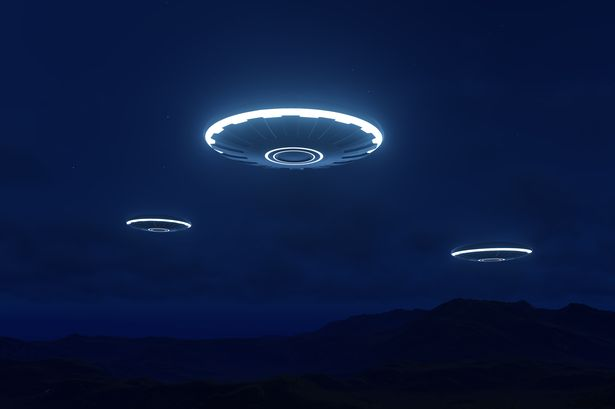
#> input picture ufo.jpg, 615 x 409 px
$ python ekualisasi_histogram.py
#> lines starting #> are read from the running program, lines starting #| are printed output that depends on the picture
import cv2
import numpy as np
import matplotlib.pyplot as plt

#gambar asli
gambar_asli = cv2.imread("ufo.jpg")
#> gambar_asli is the input picture: shape (409, 615, 3); mean B, G, R 63.9, 26.6, 11

#konversi ke format rgb
gambar_asli_rgb = cv2.cvtColor(gambar_asli, cv2.COLOR_BGR2RGB)

#memisahkan gambar ke saluran warna rgb
r, g, b = cv2.split(gambar_asli_rgb)
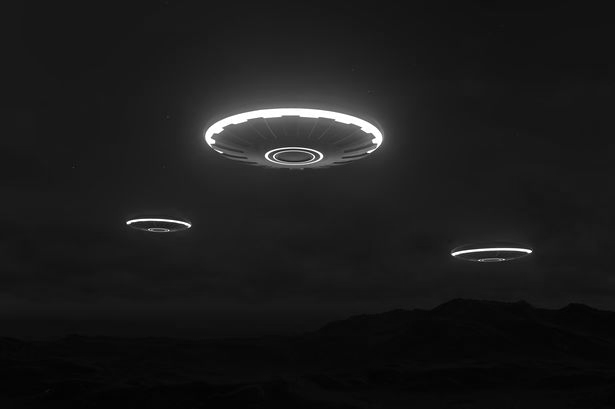
#> g: shape (409, 615); min 1, max 255, mean 26.6
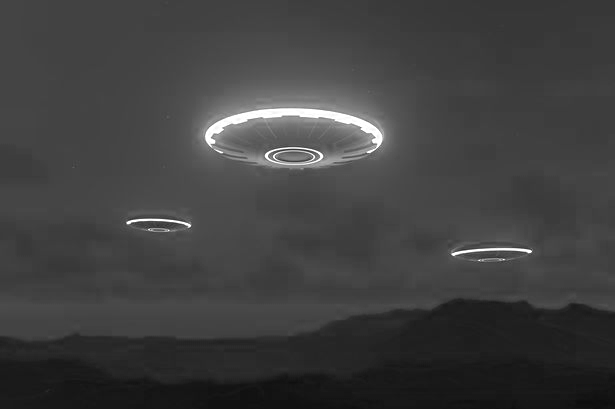
#> b: shape (409, 615); min 13, max 255, mean 63.9

#melakukan ekualisasi untuk setiap saluran
r_equalized = cv2.equalizeHist(r)
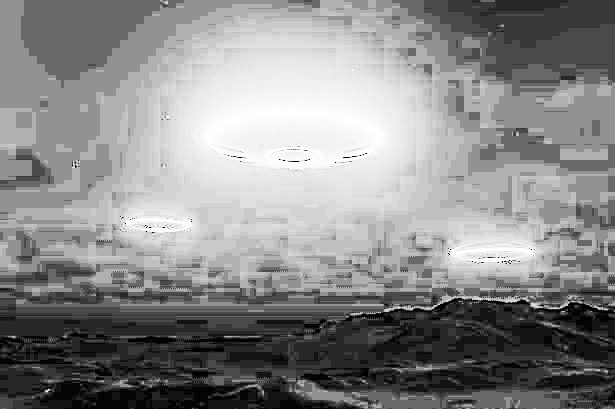
#> r_equalized: shape (409, 615); min 0, max 255, mean 137.2
g_equalized = cv2.equalizeHist(g)
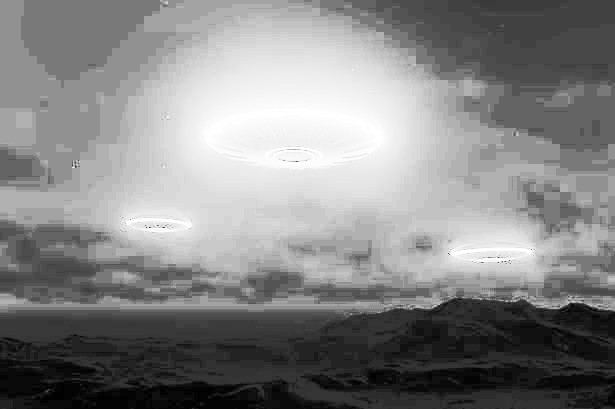
#> g_equalized: shape (409, 615); min 0, max 255, mean 132.8
b_equalized = cv2.equalizeHist(b)
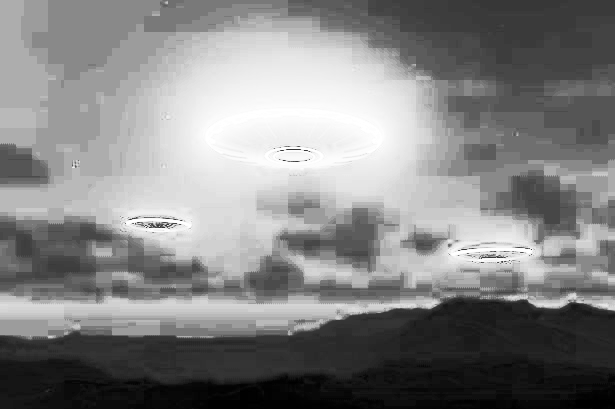
#> b_equalized: shape (409, 615); min 0, max 255, mean 131.4

#menggabungkan saluran yang sudah diekualisasi
gambar_equalized_rgb = cv2.merge((r_equalized, g_equalized, b_equalized))
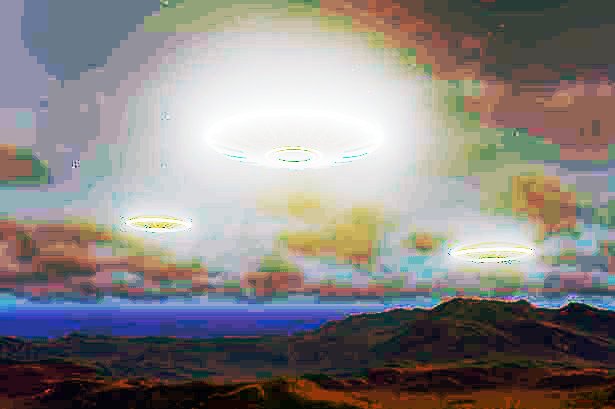
#> gambar_equalized_rgb: shape (409, 615, 3); mean R, G, B 137.2, 132.8, 131.4

#plotting
plt.figure(figsize=(12, 8))

#menampilkan gambar asli
plt.subplot(2, 3, 1)
plt.imshow(gambar_asli_rgb)
plt.title('Gambar Asli')
plt.axis('off')

#menampilkan histogram untuk seluruh saluran warna
plt.subplot(2, 3, 4)
plt.hist(r.ravel(), bins=256, color='r', alpha=0.5, label='Merah')
plt.hist(g.ravel(), bins=256, color='g', alpha=0.5, label='Hijau')
plt.hist(b.ravel(), bins=256, color='b', alpha=0.5, label='Biru')
plt.title('Histogram gambar asli')
plt.xlabel('Intensitas piksel')
plt.ylabel('Frekuensi')
plt.legend()

#menampilkan gambar sebelum ekualisasi histogram
plt.subplot(2, 3, 2)
plt.imshow(gambar_asli_rgb)
plt.title('Sebelum ekualisasi histogram')
plt.axis('off')

#menampilkan histogram setiap warna
plt.subplot(2, 3, 5)
plt.hist(r.ravel(), bins=256, color='r', alpha=0.5, label='Merah')
plt.hist(g.ravel(), bins=256, color='g', alpha=0.5, label='Hijau')
plt.hist(b.ravel(), bins=256, color='b', alpha=0.5, label='Biru')
plt.title('Histogram sebelum ekualisasi histogram')
plt.xlabel('Intensitas piksel')
plt.ylabel('Frekuensi')
plt.legend()

#menampilkan gambar setelah equalisasi
plt.subplot(2, 3, 3)
plt.imshow(gambar_equalized_rgb)
plt.title('Setelah equalisasi histogram')
plt.axis('off')

#menampilkan histogram untuk setiap warna setelah equalisasi
plt.subplot(2, 3, 6)
plt.hist(r_equalized.ravel(), bins=256, color='r', alpha=0.5, label='Merah')
plt.hist(g_equalized.ravel(), bins=256, color='g', alpha=0.5, label='Hijau')
plt.hist(b_equalized.ravel(), bins=256, color='b', alpha=0.5, label='Biru')
plt.title('Histogram setelah ekualisasi histogram')
plt.xlabel('Intensitas piksel')
plt.ylabel('Frekuensi')
plt.legend()

plt.tight_layout()
plt.show()
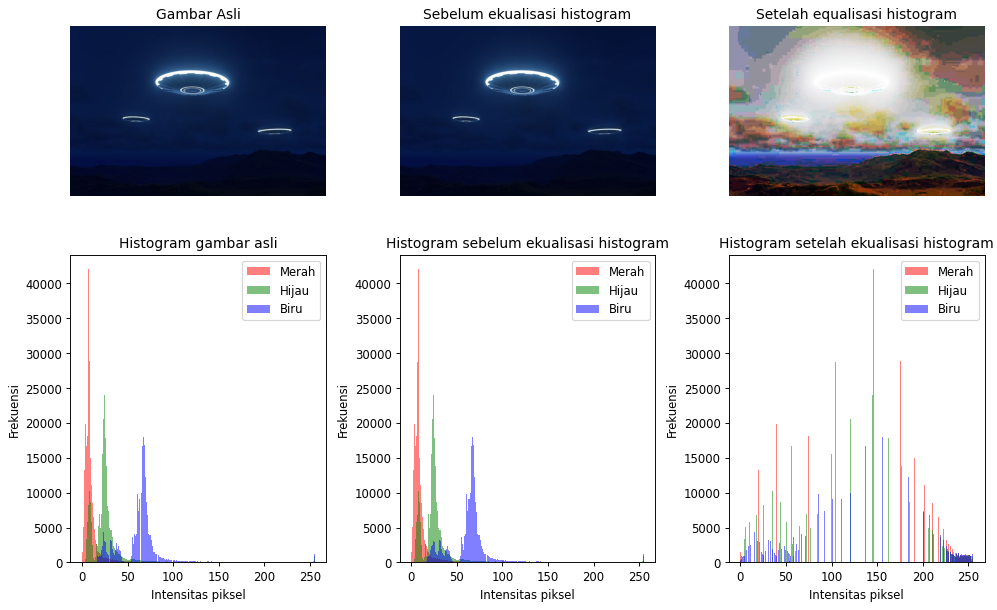
#> figure drawn by matplotlib, 6 panels; panel 2: tallest bar 41966 high, from x = 6.97 to 7.97; panel 2: tallest bar 23944 high, from x = 23.82 to 24.81; panel 2: tallest bar 17998 high, from x = 66.88 to 67.83; panel 4: tallest bar 41966 high, from x = 6.97 to 7.97
